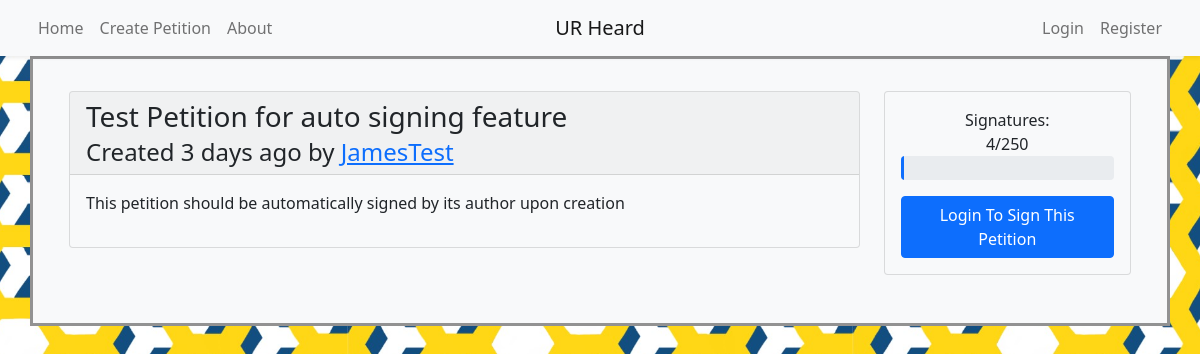
/petition/4, run on the app's committed database.
### models.py (models this page shows, shortened)
class Petition(db.Model):
	__tablename__ = 'petition'
	id = db.Column(db.Integer, primary_key=True)
	title = db.Column(db.String(80), nullable=False)
	body = db.Column(db.Text, nullable=False)
	author_id = db.Column(db.Integer, db.ForeignKey('user.id'), nullable=False)
	author = db.relationship('User', backref='petition')
	timestamp = db.Column(db.DateTime, default=datetime.utcnow)
	signers = db.relationship('User', secondary=signature, backref='signed_petitions')
	initial_signatures = 0
	signature_count = db.Column(db.Integer, default=initial_signatures)

class User(UserMixin, db.Model):
	__tablename__ = 'user'
	id = db.Column(db.Integer, primary_key=True)
	name = db.Column(db.String(50), nullable=False, unique=True, index=True)
	email = db.Column(db.String(50), unique=True, index=True)
	password_hash = db.Column(db.String(128))
	@property
	def password(self):
		raise AttributeError('password is not a readable attribute')

### app.py (the view)
@app.route('/petition/<int:id>', methods=['GET', 'POST'])
def petition(id):
	petition = Petition.query.get_or_404(id)
	signature = db.session.query(models.signature).filter_by(petition_id=id).all()
	form = signatureForm()
	signed = False
	if current_user.is_authenticated:
		signed = True if Petition.query.join(User.signed_petitions).filter(User.id==current_user.id, Petition.id==id).first() != None else False
		if form.validate_on_submit():
			current_signer=User.query.get_or_404(form.user_id.data)
			try:
				if signed:
					petition.signers.remove(current_signer)
				else:
					petition.signers.append(current_signer)
				petition.signature_count = len(petition.signers)
				print(len(petition.signers))
				db.session.add(petition)
				db.session.commit()
				return redirect(url_for('petition', id=id))
			except:
				flash("An issue occurred with the signature feature.")
				return redirect(url_for('petition', id=id))
		if signed:
			print('Exists')
			return render_template('petition.html', petition=petition, signature=signature, form=form, signed=True)
		else:
			return render_template('petition.html', petition=petition, signature=signature, form=form, signed=False)
	else:
		return render_template('petition.html', petition=petition, signature=signature, form=form)

### templates/petition.html (shortened to what this page needs)
{% extends "base.html" %}
{% block content %}
	<article class="container">
		<div class="row py-3">
			<div class="col-3 order-2" id="side-panel">
				<div class="sticky-top">
					<div class="card bg-light mb-3" style="max-width: 18rem;">
						<div class="card-body">
							<p class="text-center mb-0">Signatures:</p>
							<p class="text-center my-0 pt-0">{{petition.signature_count}}/250</p>
							<div class="progress mb-3" style="height:2em;">
								<div class="progress-bar" role="progressbar" style="width: {{petition.signature_count/250*100}}%;" aria-valuenow="{{petition.signature_count/250*100}}" aria-valuemin="0" aria-valuemax="250"></div>
							</div>
							{% if current_user.is_authenticated %}
								<form method="post">
									{{ form.csrf_token }}
									{{ form.user_id(value=current_user.id) }}
									{{ form.petition_id(value=petition.id) }}
									{% if signed %}
										{{ form.submit(value="Unsign This Petition", class_="btn btn-primary w-100") }}
									{% else %}
										{{ form.submit(value="Sign This Petition", class_="btn btn-primary w-100") }}
									{% endif %}
								</form>
							{% else %}
								<a href="/login?next=%2Fpetition%2F{{petition.id}}" class="btn btn-primary text-wrap w-100">Login To Sign This Petition</a>
							{% endif %}
						</div>
					</div>
				</div>
			</div>
			<div class="col" id="main">
				<div class="card bg-light mb-3">
					<heading class="card-header">
						<h3 class="card-title font-weight-bold">{{petition.title}}</h3>
						<h4 class="card-subtitle">Created {{moment(petition.timestamp).fromNow()}} by <a href="/profile/{{petition.author_id}}">{{petition.author.name}}</a></h4>
					</heading>
					<div class="card-body">
						<p style="white-space:pre-wrap;">{{petition.body}}</p>
					</div>
				</div>
			</div>
		</div>
{% endblock content %}

### data on the page
Petition: signature_count "4", title "Test Petition for auto signing feature", timestamp "3 days ago", body "This petition should be automatically signed by its author upon creation"
User: author.name "JamesTest"

### other printed values
{{ render_nav_item('index', 'Home', use_li=True) }} "Home"
{{ render_nav_item('create', 'Create Petition', use_li=True) }} "Create Petition"
{{ render_nav_item('about', 'About', use_li=True) }} "About"
{{ render_nav_item('login', 'Login', use_li=True) }} "Login"
{{ render_nav_item('register', 'Register', use_li=True) }} "Register"
